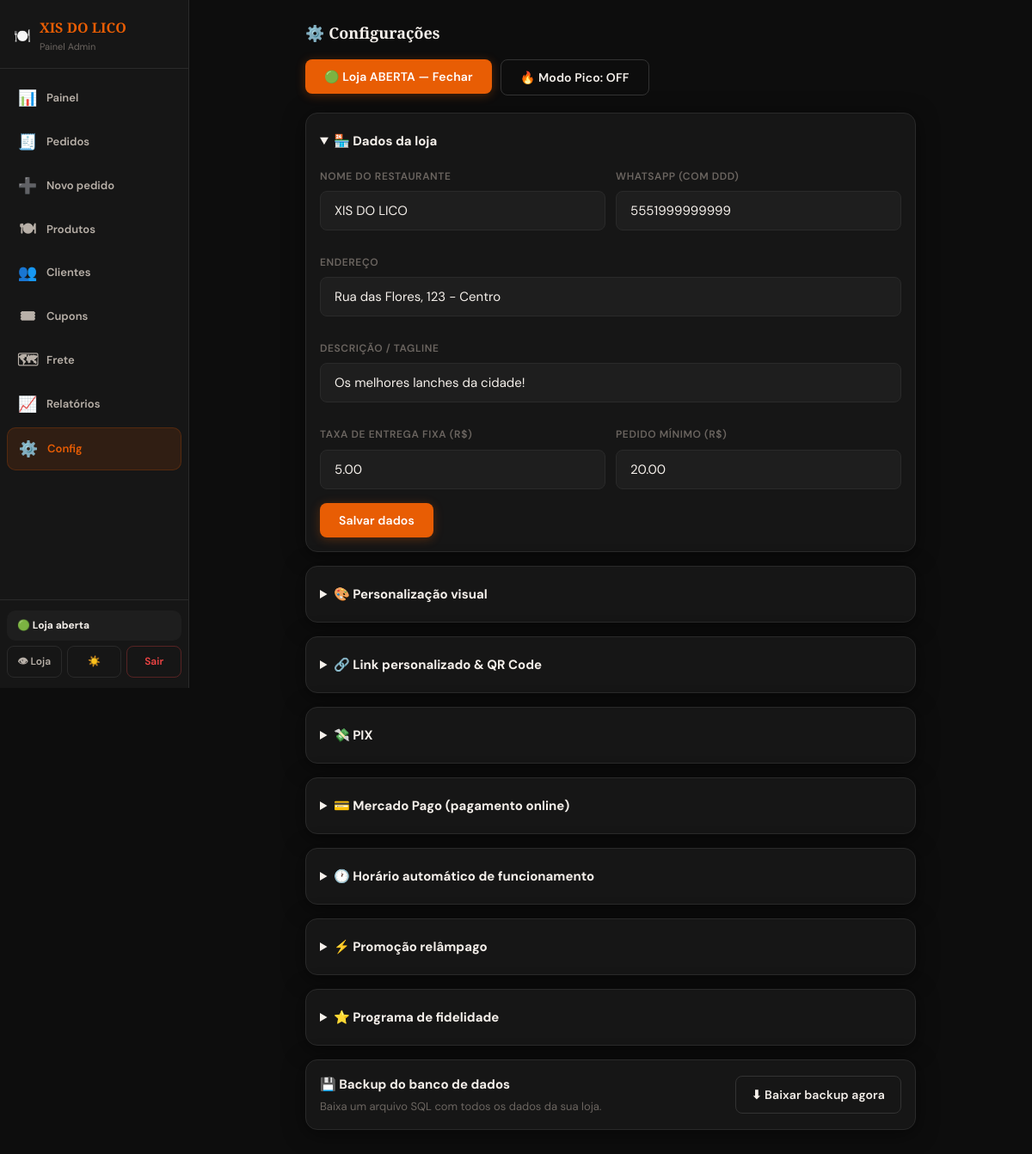
Screenshot of /admin/configuracoes.php (signed in) with the database file from the repository.
### tables this page shows
CREATE TABLE `config` (
  `id` int(11) NOT NULL DEFAULT 1,
  `nome_restaurante` varchar(255) NOT NULL DEFAULT 'XIS DO LICO',
  `descricao` text DEFAULT NULL,
  `whatsapp` varchar(20) NOT NULL DEFAULT '5551999999999',
  `endereco` varchar(255) DEFAULT NULL,
  `horario` varchar(255) DEFAULT NULL,
  `taxa_entrega` decimal(10,2) NOT NULL DEFAULT 5.00,
  `pedido_minimo` decimal(10,2) NOT NULL DEFAULT 20.00,
  `tempo_entrega` varchar(100) DEFAULT NULL,
  `logo_emoji` varchar(10) NOT NULL DEFAULT '?',
  `aberto` tinyint(4) NOT NULL DEFAULT 1,
  `pix_chave` varchar(255) DEFAULT NULL,
  `pix_tipo` enum('cpf','cnpj','email','telefone','aleatoria') DEFAULT 'aleatoria',
  `pix_nome` varchar(255) DEFAULT NULL,
  `promo_ativa` tinyint(4) NOT NULL DEFAULT 0,
  `promo_titulo` varchar(255) DEFAULT '? Promoção relâmpago!',
  `promo_desconto` int(11) NOT NULL DEFAULT 10,
  `promo_fim` datetime DEFAULT NULL,
  `modo_pico` tinyint(4) NOT NULL DEFAULT 0,
  `pico_tempo` varchar(100) DEFAULT '60-80 min',
  `loja_slug` varchar(100) DEFAULT 'xis-do-lico',
  `cor_primaria` varchar(7) DEFAULT '#e85d04',
  `fidelidade_ativo` tinyint(4) NOT NULL DEFAULT 0,
  `fidelidade_pedidos` int(11) NOT NULL DEFAULT 5,
  `fidelidade_desconto` int(11) NOT NULL DEFAULT 10,
  `horario_auto` tinyint(4) NOT NULL DEFAULT 0,
  `horario_abre` varchar(5) DEFAULT '11:00',
  `horario_fecha` varchar(5) DEFAULT '23:00',
  `dias_funcionamento` varchar(50) DEFAULT '1,2,3,4,5,6',
  `tempo_preparo_base` int(11) NOT NULL DEFAULT 30,
  `tempo_preparo_por_pedido` int(11) NOT NULL DEFAULT 5,
  `frete_por_zona` tinyint(4) NOT NULL DEFAULT 0,
  `whatsapp_offline_msg` text DEFAULT NULL,
  `mp_access_token` varchar(255) DEFAULT NULL,
  `logo` varchar(255) DEFAULT NULL
);

### includes/funcoes.php (called while the page is built, shortened)
<?php
function h($s){ return htmlspecialchars((string)$s, ENT_QUOTES, 'UTF-8'); }

### admin/configuracoes.php (the view, shortened to what this page needs)
<?php
require_once __DIR__ . '/../config/db.php';
require_once __DIR__ . '/../includes/funcoes.php';
$c = $pdo->query("SELECT * FROM config WHERE id=1")->fetch();
?>
<!DOCTYPE html>
<html lang="pt-BR" data-theme="dark">
<head>
<link rel="stylesheet" href="../assets/css/style.css">
</head>
<body>
<?php include __DIR__ . '/nav.php'; ?>
<div class="admin-wrap" style="max-width:750px">
  <div class="section-title">⚙️ Configurações</div>
  <div style="display:flex;gap:10px;margin-bottom:20px;flex-wrap:wrap">
    <form method="POST">
      <button type="submit" class="btn <?= $c['aberto']?'btn-primary':'btn-danger' ?>" style="font-size:14px">
        <?= $c['aberto']?'🟢 Loja ABERTA — Fechar':'🔴 Loja FECHADA — Abrir' ?>
      </button>
    </form>
    <form method="POST">
      <button type="submit" class="btn <?= $c['modo_pico']?'btn-primary btn-outline':'btn-outline' ?>" style="font-size:14px">
        🔥 Modo Pico: <?= $c['modo_pico']?'ON':'OFF' ?>
      </button>
    </form>
  </div>
  <details class="card mb-4" open>
    <summary style="cursor:pointer;font-weight:700;font-size:15px;padding:4px 0">🏪 Dados da loja</summary>
    <form method="POST" style="margin-top:16px">
      <div style="display:grid;grid-template-columns:1fr 1fr;gap:12px">
        <div class="form-group"><label class="form-label">Nome do restaurante</label><input name="nome_restaurante" class="form-control" value="<?= h($c['nome_restaurante']) ?>"></div>
        <div class="form-group"><label class="form-label">WhatsApp (com DDD)</label><input name="whatsapp" class="form-control" value="<?= h($c['whatsapp']) ?>" placeholder="5511999999999"></div>
        <div class="form-group" style="grid-column:span 2"><label class="form-label">Endereço</label><input name="endereco" class="form-control" value="<?= h($c['endereco']??'') ?>"></div>
        <div class="form-group" style="grid-column:span 2"><label class="form-label">Descrição / tagline</label><input name="descricao" class="form-control" value="<?= h($c['descricao']??'') ?>"></div>
        <div class="form-group"><label class="form-label">Taxa de entrega fixa (R$)</label><input type="number" step="0.01" name="taxa_entrega" class="form-control" value="<?= $c['taxa_entrega'] ?>"></div>
        <div class="form-group"><label class="form-label">Pedido mínimo (R$)</label><input type="number" step="0.01" name="pedido_minimo" class="form-control" value="<?= $c['pedido_minimo'] ?>"></div>
      </div>
      <button type="submit" class="btn btn-primary">Salvar dados</button>
    </form>
  </details>
  <details class="card mb-4">
    <summary style="cursor:pointer;font-weight:700;font-size:15px;padding:4px 0">🎨 Personalização visual</summary>
  </details>
  <details class="card mb-4">
    <summary style="cursor:pointer;font-weight:700;font-size:15px;padding:4px 0">🔗 Link personalizado & QR Code</summary>
  </details>
  <details class="card mb-4">
    <summary style="cursor:pointer;font-weight:700;font-size:15px;padding:4px 0">💸 PIX</summary>
  </details>
  <details class="card mb-4">
    <summary style="cursor:pointer;font-weight:700;font-size:15px;padding:4px 0">💳 Mercado Pago (pagamento online)</summary>
  </details>
  <details class="card mb-4">
    <summary style="cursor:pointer;font-weight:700;font-size:15px;padding:4px 0">🕐 Horário automático de funcionamento</summary>
  </details>
  <details class="card mb-4">
    <summary style="cursor:pointer;font-weight:700;font-size:15px;padding:4px 0">⚡ Promoção relâmpago</summary>
  </details>
  <details class="card mb-4">
    <summary style="cursor:pointer;font-weight:700;font-size:15px;padding:4px 0">⭐ Programa de fidelidade</summary>
  </details>
  <div class="card mb-4" style="display:flex;align-items:center;justify-content:space-between;flex-wrap:wrap;gap:12px">
    <div>
      <div style="font-weight:700;margin-bottom:4px">💾 Backup do banco de dados</div>
      <div style="font-size:13px;color:var(--muted)">Baixa um arquivo SQL com todos os dados da sua loja.</div>
    </div>
    <a href="../api/backup.php" class="btn btn-outline" style="padding:10px 18px">⬇ Baixar backup agora</a>
  </div>
</div>
<?php include __DIR__ . '/nav_end.php'; ?>
</body></html>

### admin/nav.php (shortened to what this page needs)
<?php
$paginaAtual = basename($_SERVER['PHP_SELF']);
$config = isset($pdo) ? $pdo->query("SELECT nome_restaurante, aberto FROM config WHERE id=1")->fetch() : ['nome_restaurante'=>'Cardápio','aberto'=>1];
$links = [
  ['dashboard.php',  '📊', 'Painel'],
  ['pedidos.php',    '🧾', 'Pedidos'],
  ['novo_pedido.php','➕', 'Novo pedido'],
  ['produtos.php',   '🍽', 'Produtos'],
  ['clientes.php',   '👥', 'Clientes'],
  ['cupons.php',     '🎟', 'Cupons'],
  ['zonas_entrega.php','🗺','Frete'],
  ['relatorios.php', '📈', 'Relatórios'],
  ['configuracoes.php','⚙️','Config'],
];
?>
<aside class="sidebar" id="sidebar">
  <a href="dashboard.php" class="sidebar-brand">
    🍽️ <div><div><span><?= htmlspecialchars($config['nome_restaurante'] ?: 'Cardápio') ?></span></div><small>Painel Admin</small></div>
  </a>
  <nav class="sidebar-nav">
    <?php foreach($links as [$href,$icon,$label]): ?>
      <a href="<?= $href ?>" class="s-link <?= basename($href)===$paginaAtual?'active':'' ?>">
        <span class="s-icon"><?= $icon ?></span><?= $label ?>
      </a>
    <?php endforeach; ?>
  </nav>
  <div class="sidebar-footer">
    <div class="sidebar-status">
      <span><?= $config['aberto'] ? '🟢 Loja aberta' : '🔴 Loja fechada' ?></span>
    </div>
    <div class="sidebar-footer-btns">
      <a href="../index.php" target="_blank">👁 Loja</a>
      <button id="darkToggle" aria-label="Alternar tema">🌙</button>
      <a href="logout.php" class="btn-sair">Sair</a>
    </div>
  </div>
</aside>
<div class="admin-layout">

### assets/css/style.css (style rules this page uses)
*, *::before, *::after { box-sizing: border-box; margin: 0; padding: 0; }
:root { --primary: #e85d04; --primary-dark: #c44d02; --gold: #d4a843; --gold-light: #f0c96e; --bg: #0d0d0d; --surface: #161616; --surface2: #1e1e1e; --border: #2a2a2a; --border-light: #333; --text: #f5f0eb; --text-soft: #b8b0a8; --muted: #6b6560; --success: #22c55e; --danger: #ef4444; --warning: #f59e0b; --radius: 14px; --radius-sm: 8px; --radius-lg: 20px; --shadow: 0 4px 24px rgba(0,0,0,.5); --shadow-glow: 0 0 0 1px rgba(212,168,67,.15), 0 8px 32px rgba(0,0,0,.6); --font-display: 'Playfair Display', Georgia, serif; --font-body: 'DM Sans', system-ui, sans-serif; }
html { scroll-behavior: smooth; }
body { font-family: var(--font-body); background: var(--bg); color: var(--text); font-size: 15px; line-height: 1.6; min-height: 100vh; }
a { color: inherit; text-decoration: none; }
.admin-wrap { max-width: 1100px; margin: 0 auto; padding: 24px 20px 60px; }
.btn { display: inline-flex; align-items: center; justify-content: center; gap: 7px; padding: 11px 22px; border-radius: var(--radius-sm); border: none; cursor: pointer; font-size: 14px; font-weight: 600; font-family: var(--font-body); transition: all .18s cubic-bezier(.4,0,.2,1); text-decoration: none; letter-spacing: .01em; white-space: nowrap; }
.btn-primary { background: var(--primary); color: #fff; box-shadow: 0 2px 12px rgba(232,93,4,.3); }
.btn-outline { background: transparent; color: var(--text); border: 1.5px solid var(--border-light); }
.card { background: var(--surface); border: 1px solid var(--border); border-radius: var(--radius); padding: 20px; box-shadow: var(--shadow); }
.mb-4 { margin-bottom: 1rem; }
.form-group { margin-bottom: 16px; }
.form-label { display: block; font-weight: 600; margin-bottom: 7px; font-size: 12px; color: var(--muted); letter-spacing: .05em; text-transform: uppercase; }
.form-control { width: 100%; padding: 12px 16px; border: 1.5px solid var(--border); border-radius: var(--radius-sm); font-size: 15px; font-family: var(--font-body); background: var(--surface2); color: var(--text); transition: all .15s; }
.form-control::placeholder { color: var(--muted); }
.section-title { font-family: var(--font-display); font-size: 18px; font-weight: 700; margin-bottom: 16px; display: flex; align-items: center; gap: 8px; }
.mb-4 { margin-bottom:1rem }
.mb-4 { margin-bottom: 16px; }
.card { background: var(--surface, #fff); border: 1px solid var(--border, #e0e0e0); border-radius: var(--radius, 14px); padding: 16px; }
.admin-layout .admin-wrap { padding-top:24px }

### admin/nav.php (style rules this page uses)
:root { --sidebar:220px }
.sidebar { position:fixed;top:0;left:0;height:100vh;width:var(--sidebar); background:var(--surface);border-right:1px solid var(--border); display:flex;flex-direction:column;z-index:200; transition:transform .25s cubic-bezier(.4,0,.2,1); }
.sidebar-brand { display:flex;align-items:center;gap:10px;padding:20px 16px 16px; font-family:var(--font-display);font-size:16px;font-weight:700;color:var(--text); border-bottom:1px solid var(--border);text-decoration:none;flex-shrink:0; }
.sidebar-brand span { color:var(--primary) }
.sidebar-brand small { display:block;font-size:11px;font-weight:400;color:var(--muted);font-family:var(--font-body) }
.sidebar-nav { flex:1;overflow-y:auto;padding:10px 8px; }
.s-link { display:flex;align-items:center;gap:10px;padding:10px 12px;border-radius:10px; font-size:13px;font-weight:600;color:var(--text-soft);text-decoration:none; transition:all .15s;margin-bottom:2px;white-space:nowrap; }
.s-link.active { background:rgba(232,93,4,.12);color:var(--primary);border:1px solid rgba(232,93,4,.2) }
.s-link .s-icon { font-size:18px;width:24px;text-align:center;flex-shrink:0 }
.sidebar-footer { padding:12px 8px;border-top:1px solid var(--border);display:flex;flex-direction:column;gap:6px }
.sidebar-status { display:flex;align-items:center;justify-content:space-between;padding:8px 12px;background:var(--surface2);border-radius:10px;font-size:12px;font-weight:700 }
.sidebar-footer-btns { display:flex;gap:6px }
.sidebar-footer-btns a,.sidebar-footer-btns button { flex:1;text-align:center;padding:8px 6px;border-radius:8px;font-size:12px;font-weight:600;cursor:pointer;font-family:var(--font-body);text-decoration:none;border:1.5px solid var(--border);background:transparent;color:var(--text-soft);transition:all .15s }
.sidebar-footer-btns .btn-sair { border-color:rgba(239,68,68,.3);color:var(--danger) }
.admin-layout { margin-left:var(--sidebar);min-height:100vh }

### rows the page displays
config: nome_restaurante "XIS DO LICO", whatsapp "5551999999999", endereco "Rua das Flores, 123 - Centro", descricao "Os melhores lanches da cidade!", taxa_entrega "5.00", pedido_minimo "20.00"

### other values shown
$icon "📊"
$label "Painel"
$icon "🧾"
$label "Pedidos"
$icon "➕"
$label "Novo pedido"
$icon "🍽"
$label "Produtos"
$icon "👥"
$label "Clientes"
$icon "🎟"
$label "Cupons"
$icon "🗺"
$label "Frete"
$icon "📈"
